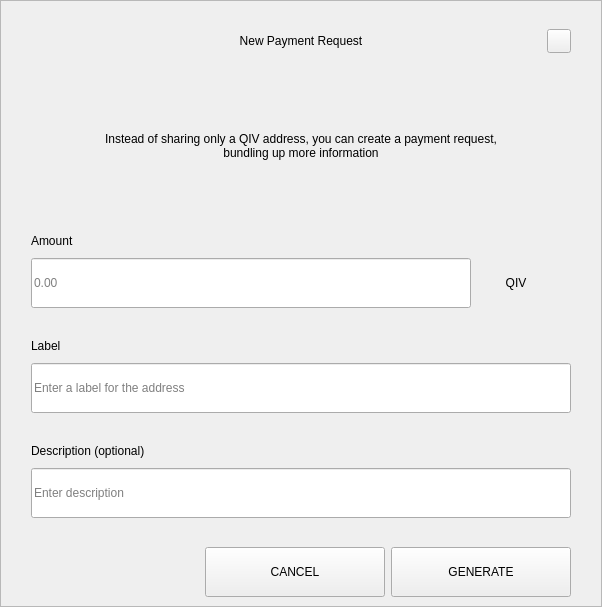
<?xml version="1.0" encoding="UTF-8"?>
<ui version="4.0">
 <class>RequestDialog</class>
 <widget class="QDialog" name="RequestDialog">
  <property name="geometry">
   <rect>
    <x>0</x>
    <y>0</y>
    <width>602</width>
    <height>607</height>
   </rect>
  </property>
  <property name="windowTitle">
   <string>Dialog</string>
  </property>
  <layout class="QVBoxLayout" name="verticalLayout_5">
   <property name="spacing">
    <number>0</number>
   </property>
   <property name="leftMargin">
    <number>0</number>
   </property>
   <property name="topMargin">
    <number>0</number>
   </property>
   <property name="rightMargin">
    <number>0</number>
   </property>
   <property name="bottomMargin">
    <number>0</number>
   </property>
   <item>
    <widget class="QFrame" name="frame">
     <property name="styleSheet">
      <string notr="true"/>
     </property>
     <property name="frameShape">
      <enum>QFrame::StyledPanel</enum>
     </property>
     <property name="frameShadow">
      <enum>QFrame::Raised</enum>
     </property>
     <layout class="QVBoxLayout" name="verticalLayout_4" stretch="1,0,0">
      <property name="spacing">
       <number>0</number>
      </property>
      <property name="leftMargin">
       <number>30</number>
      </property>
      <property name="topMargin">
       <number>20</number>
      </property>
      <property name="rightMargin">
       <number>30</number>
      </property>
      <property name="bottomMargin">
       <number>0</number>
      </property>
      <item>
       <layout class="QHBoxLayout" name="horizontalLayout_3">
        <property name="spacing">
         <number>0</number>
        </property>
        <item>
         <spacer name="horizontalSpacer_21">
          <property name="orientation">
           <enum>Qt::Horizontal</enum>
          </property>
          <property name="sizeHint" stdset="0">
           <size>
            <width>40</width>
            <height>20</height>
           </size>
          </property>
         </spacer>
        </item>
        <item>
         <widget class="QLabel" name="labelTitle">
          <property name="minimumSize">
           <size>
            <width>0</width>
            <height>40</height>
           </size>
          </property>
          <property name="maximumSize">
           <size>
            <width>16777215</width>
            <height>40</height>
           </size>
          </property>
          <property name="styleSheet">
           <string notr="true">padding-left:24px;</string>
          </property>
          <property name="text">
           <string>New Payment Request</string>
          </property>
          <property name="alignment">
           <set>Qt::AlignCenter</set>
          </property>
          <property name="margin">
           <number>7</number>
          </property>
         </widget>
        </item>
        <item>
         <spacer name="horizontalSpacer">
          <property name="orientation">
           <enum>Qt::Horizontal</enum>
          </property>
          <property name="sizeHint" stdset="0">
           <size>
            <width>40</width>
            <height>20</height>
           </size>
          </property>
         </spacer>
        </item>
        <item>
         <widget class="QPushButton" name="btnEsc">
          <property name="minimumSize">
           <size>
            <width>24</width>
            <height>24</height>
           </size>
          </property>
          <property name="maximumSize">
           <size>
            <width>24</width>
            <height>24</height>
           </size>
          </property>
          <property name="focusPolicy">
           <enum>Qt::NoFocus</enum>
          </property>
          <property name="text">
           <string/>
          </property>
         </widget>
        </item>
       </layout>
      </item>
      <item>
       <widget class="QStackedWidget" name="stack">
        <property name="minimumSize">
         <size>
          <width>540</width>
          <height>0</height>
         </size>
        </property>
        <property name="maximumSize">
         <size>
          <width>540</width>
          <height>16777215</height>
         </size>
        </property>
        <property name="currentIndex">
         <number>0</number>
        </property>
        <widget class="QWidget" name="page_1">
         <property name="minimumSize">
          <size>
           <width>540</width>
           <height>0</height>
          </size>
         </property>
         <property name="maximumSize">
          <size>
           <width>540</width>
           <height>16777215</height>
          </size>
         </property>
         <layout class="QVBoxLayout" name="layout1">
          <property name="spacing">
           <number>0</number>
          </property>
          <property name="leftMargin">
           <number>0</number>
          </property>
          <property name="topMargin">
           <number>0</number>
          </property>
          <property name="rightMargin">
           <number>0</number>
          </property>
          <property name="bottomMargin">
           <number>0</number>
          </property>
          <item>
           <spacer name="verticalSpacer_21">
            <property name="orientation">
             <enum>Qt::Vertical</enum>
            </property>
            <property name="sizeType">
             <enum>QSizePolicy::Fixed</enum>
            </property>
            <property name="sizeHint" stdset="0">
             <size>
              <width>20</width>
              <height>30</height>
             </size>
            </property>
           </spacer>
          </item>
          <item alignment="Qt::AlignHCenter">
           <widget class="QLabel" name="labelMessage">
            <property name="minimumSize">
             <size>
              <width>400</width>
              <height>50</height>
             </size>
            </property>
            <property name="text">
             <string>Instead of sharing only a QIV address, you can create a payment request, bundling up more information</string>
            </property>
            <property name="alignment">
             <set>Qt::AlignCenter</set>
            </property>
            <property name="wordWrap">
             <bool>true</bool>
            </property>
           </widget>
          </item>
          <item alignment="Qt::AlignBottom">
           <widget class="QWidget" name="containerAmount" native="true">
            <layout class="QVBoxLayout" name="verticalLayout">
             <property name="spacing">
              <number>9</number>
             </property>
             <property name="leftMargin">
              <number>0</number>
             </property>
             <property name="topMargin">
              <number>0</number>
             </property>
             <property name="rightMargin">
              <number>0</number>
             </property>
             <property name="bottomMargin">
              <number>0</number>
             </property>
             <item>
              <widget class="QLabel" name="labelSubtitleAmount">
               <property name="minimumSize">
                <size>
                 <width>350</width>
                 <height>16</height>
                </size>
               </property>
               <property name="maximumSize">
                <size>
                 <width>16777215</width>
                 <height>16</height>
                </size>
               </property>
               <property name="text">
                <string>Amount</string>
               </property>
              </widget>
             </item>
             <item alignment="Qt::AlignTop">
              <widget class="QWidget" name="layoutAmount" native="true">
               <layout class="QHBoxLayout" name="horizontalLayout" stretch="2,0">
                <property name="spacing">
                 <number>0</number>
                </property>
                <property name="leftMargin">
                 <number>0</number>
                </property>
                <property name="topMargin">
                 <number>0</number>
                </property>
                <property name="rightMargin">
                 <number>0</number>
                </property>
                <property name="bottomMargin">
                 <number>0</number>
                </property>
                <item>
                 <widget class="QLineEdit" name="lineEditAmount">
                  <property name="minimumSize">
                   <size>
                    <width>0</width>
                    <height>50</height>
                   </size>
                  </property>
                  <property name="maximumSize">
                   <size>
                    <width>16777215</width>
                    <height>50</height>
                   </size>
                  </property>
                  <property name="placeholderText">
                   <string notr="true">0.00</string>
                  </property>
                 </widget>
                </item>
                <item>
                 <widget class="QWidget" name="comboContainer" native="true">
                  <property name="minimumSize">
                   <size>
                    <width>100</width>
                    <height>50</height>
                   </size>
                  </property>
                  <property name="maximumSize">
                   <size>
                    <width>16777215</width>
                    <height>50</height>
                   </size>
                  </property>
                  <layout class="QHBoxLayout" name="horizontalLayout_31">
                   <property name="spacing">
                    <number>0</number>
                   </property>
                   <property name="leftMargin">
                    <number>0</number>
                   </property>
                   <property name="topMargin">
                    <number>0</number>
                   </property>
                   <property name="rightMargin">
                    <number>10</number>
                   </property>
                   <property name="bottomMargin">
                    <number>0</number>
                   </property>
                   <item>
                    <widget class="QLabel" name="comboBoxCoin">
                     <property name="text">
                      <string>QIV</string>
                     </property>
                     <property name="alignment">
                      <set>Qt::AlignCenter</set>
                     </property>
                    </widget>
                   </item>
                  </layout>
                 </widget>
                </item>
               </layout>
              </widget>
             </item>
            </layout>
           </widget>
          </item>
          <item>
           <spacer name="verticalSpacer_31">
            <property name="orientation">
             <enum>Qt::Vertical</enum>
            </property>
            <property name="sizeType">
             <enum>QSizePolicy::Fixed</enum>
            </property>
            <property name="sizeHint" stdset="0">
             <size>
              <width>20</width>
              <height>30</height>
             </size>
            </property>
           </spacer>
          </item>
          <item>
           <layout class="QVBoxLayout" name="verticalLayoutLabel">
            <property name="spacing">
             <number>9</number>
            </property>
            <item>
             <widget class="QLabel" name="labelSubtitleLabel">
              <property name="minimumSize">
               <size>
                <width>0</width>
                <height>16</height>
               </size>
              </property>
              <property name="maximumSize">
               <size>
                <width>16777215</width>
                <height>16</height>
               </size>
              </property>
              <property name="text">
               <string>Label</string>
              </property>
             </widget>
            </item>
            <item>
             <widget class="QLineEdit" name="lineEditLabel">
              <property name="minimumSize">
               <size>
                <width>0</width>
                <height>50</height>
               </size>
              </property>
              <property name="maximumSize">
               <size>
                <width>16777215</width>
                <height>50</height>
               </size>
              </property>
              <property name="placeholderText">
               <string>Enter a label for the address</string>
              </property>
             </widget>
            </item>
           </layout>
          </item>
          <item>
           <spacer name="verticalSpacer_34">
            <property name="orientation">
             <enum>Qt::Vertical</enum>
            </property>
            <property name="sizeType">
             <enum>QSizePolicy::Fixed</enum>
            </property>
            <property name="sizeHint" stdset="0">
             <size>
              <width>20</width>
              <height>30</height>
             </size>
            </property>
           </spacer>
          </item>
          <item>
           <layout class="QVBoxLayout" name="verticalLayoutDescription">
            <property name="spacing">
             <number>9</number>
            </property>
            <item>
             <widget class="QLabel" name="labelSubtitleDescription">
              <property name="minimumSize">
               <size>
                <width>0</width>
                <height>16</height>
               </size>
              </property>
              <property name="maximumSize">
               <size>
                <width>16777215</width>
                <height>16</height>
               </size>
              </property>
              <property name="text">
               <string>Description (optional)</string>
              </property>
             </widget>
            </item>
            <item>
             <widget class="QLineEdit" name="lineEditDescription">
              <property name="minimumSize">
               <size>
                <width>0</width>
                <height>50</height>
               </size>
              </property>
              <property name="maximumSize">
               <size>
                <width>16777215</width>
                <height>50</height>
               </size>
              </property>
              <property name="placeholderText">
               <string>Enter description</string>
              </property>
             </widget>
            </item>
            <item>
             <spacer name="verticalSpacer_4">
              <property name="orientation">
               <enum>Qt::Vertical</enum>
              </property>
              <property name="sizeType">
               <enum>QSizePolicy::Fixed</enum>
              </property>
              <property name="sizeHint" stdset="0">
               <size>
                <width>20</width>
                <height>20</height>
               </size>
              </property>
             </spacer>
            </item>
           </layout>
          </item>
         </layout>
        </widget>
        <widget class="QWidget" name="page_2">
         <layout class="QVBoxLayout" name="layout2">
          <item>
           <spacer name="verticalSpacer_5">
            <property name="orientation">
             <enum>Qt::Vertical</enum>
            </property>
            <property name="sizeType">
             <enum>QSizePolicy::Fixed</enum>
            </property>
            <property name="sizeHint" stdset="0">
             <size>
              <width>20</width>
              <height>50</height>
             </size>
            </property>
           </spacer>
          </item>
          <item alignment="Qt::AlignHCenter">
           <widget class="QLabel" name="labelQrImg">
            <property name="minimumSize">
             <size>
              <width>260</width>
              <height>260</height>
             </size>
            </property>
            <property name="maximumSize">
             <size>
              <width>260</width>
              <height>260</height>
             </size>
            </property>
            <property name="text">
             <string/>
            </property>
            <property name="alignment">
             <set>Qt::AlignCenter</set>
            </property>
           </widget>
          </item>
          <item>
           <spacer name="verticalSpacer_2">
            <property name="orientation">
             <enum>Qt::Vertical</enum>
            </property>
            <property name="sizeType">
             <enum>QSizePolicy::Fixed</enum>
            </property>
            <property name="sizeHint" stdset="0">
             <size>
              <width>20</width>
              <height>30</height>
             </size>
            </property>
           </spacer>
          </item>
          <item alignment="Qt::AlignHCenter">
           <widget class="QLabel" name="labelAddress">
            <property name="text">
             <string>D7VFR83SQbiezrW72hjcWJtcfip5krte2Z </string>
            </property>
           </widget>
          </item>
          <item>
           <spacer name="verticalSpacer_32">
            <property name="orientation">
             <enum>Qt::Vertical</enum>
            </property>
            <property name="sizeType">
             <enum>QSizePolicy::Expanding</enum>
            </property>
            <property name="sizeHint" stdset="0">
             <size>
              <width>20</width>
              <height>20</height>
             </size>
            </property>
           </spacer>
          </item>
          <item>
           <layout class="QHBoxLayout" name="horizontal">
            <property name="leftMargin">
             <number>20</number>
            </property>
            <property name="rightMargin">
             <number>20</number>
            </property>
            <property name="bottomMargin">
             <number>20</number>
            </property>
            <item>
             <spacer name="horizontalSpacer_4">
              <property name="orientation">
               <enum>Qt::Horizontal</enum>
              </property>
              <property name="sizeHint" stdset="0">
               <size>
                <width>40</width>
                <height>20</height>
               </size>
              </property>
             </spacer>
            </item>
            <item>
             <widget class="QPushButton" name="btnCopyAddress">
              <property name="minimumSize">
               <size>
                <width>180</width>
                <height>50</height>
               </size>
              </property>
              <property name="text">
               <string>COPY ADDRESS</string>
              </property>
             </widget>
            </item>
            <item>
             <widget class="QPushButton" name="btnCopyUrl">
              <property name="minimumSize">
               <size>
                <width>180</width>
                <height>50</height>
               </size>
              </property>
              <property name="text">
               <string>COPY URL</string>
              </property>
             </widget>
            </item>
            <item>
             <spacer name="horizontalSpacer_2">
              <property name="orientation">
               <enum>Qt::Horizontal</enum>
              </property>
              <property name="sizeHint" stdset="0">
               <size>
                <width>40</width>
                <height>20</height>
               </size>
              </property>
             </spacer>
            </item>
           </layout>
          </item>
         </layout>
        </widget>
       </widget>
      </item>
      <item>
       <widget class="QWidget" name="buttonsStack" native="true">
        <layout class="QHBoxLayout" name="horizontalLayout_5">
         <property name="leftMargin">
          <number>20</number>
         </property>
         <property name="rightMargin">
          <number>0</number>
         </property>
         <item>
          <spacer name="horizontalSpacer_41">
           <property name="orientation">
            <enum>Qt::Horizontal</enum>
           </property>
           <property name="sizeHint" stdset="0">
            <size>
             <width>40</width>
             <height>20</height>
            </size>
           </property>
          </spacer>
         </item>
         <item>
          <widget class="QPushButton" name="btnCancel">
           <property name="minimumSize">
            <size>
             <width>180</width>
             <height>50</height>
            </size>
           </property>
           <property name="focusPolicy">
            <enum>Qt::NoFocus</enum>
           </property>
           <property name="text">
            <string>CANCEL</string>
           </property>
          </widget>
         </item>
         <item>
          <widget class="QPushButton" name="btnSave">
           <property name="minimumSize">
            <size>
             <width>180</width>
             <height>50</height>
            </size>
           </property>
           <property name="focusPolicy">
            <enum>Qt::NoFocus</enum>
           </property>
           <property name="text">
            <string>GENERATE</string>
           </property>
          </widget>
         </item>
        </layout>
       </widget>
      </item>
     </layout>
    </widget>
   </item>
  </layout>
 </widget>
 <resources/>
 <connections/>
</ui>
